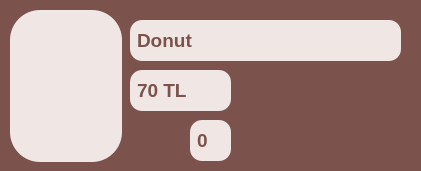
          <widget class="QGroupBox" name="gb_donut">
           <property name="minimumSize">
            <size>
             <width>421</width>
             <height>171</height>
            </size>
           </property>
           <property name="maximumSize">
            <size>
             <width>421</width>
             <height>171</height>
            </size>
           </property>
           <property name="styleSheet">
            <string notr="true">QGroupBox {
    background-color:  #7b524c;
    color: #7b524c;
    border-radius: 12px;
    font-size: 14pt;
    padding: 5px;
}</string>
           </property>
           <property name="title">
            <string>GroupBox</string>
           </property>
           <widget class="QLineEdit" name="le_urun_adi_donut_market">
            <property name="enabled">
             <bool>false</bool>
            </property>
            <property name="geometry">
             <rect>
              <x>130</x>
              <y>20</y>
              <width>271</width>
              <height>41</height>
             </rect>
            </property>
            <property name="font">
             <font>
              <pointsize>14</pointsize>
              <weight>75</weight>
              <bold>true</bold>
             </font>
            </property>
            <property name="styleSheet">
             <string notr="true">QLineEdit {
    background-color: #f0e6e4;
    color: #7b524c;
    border-radius: 12px;
    font-size: 14pt;
    padding: 5px;
	bond;
}</string>
            </property>
            <property name="text">
             <string>Donut</string>
            </property>
           </widget>
           <widget class="QLineEdit" name="le_urun_fiyati_donut_market">
            <property name="enabled">
             <bool>false</bool>
            </property>
            <property name="geometry">
             <rect>
              <x>130</x>
              <y>70</y>
              <width>101</width>
              <height>41</height>
             </rect>
            </property>
            <property name="font">
             <font>
              <pointsize>14</pointsize>
              <weight>75</weight>
              <bold>true</bold>
             </font>
            </property>
            <property name="styleSheet">
             <string notr="true">QLineEdit {
    background-color: #f0e6e4;
    color: #7b524c;
    border-radius: 12px;
    font-size: 14pt;
    padding: 5px;
	bond;
}</string>
            </property>
            <property name="text">
             <string>70 TL</string>
            </property>
           </widget>
           <widget class="QPushButton" name="btn_urun_adedi_eksiltme_donut_market">
            <property name="geometry">
             <rect>
              <x>130</x>
              <y>120</y>
              <width>51</width>
              <height>41</height>
             </rect>
            </property>
            <property name="styleSheet">
             <string notr="true">QPushButton {
    background-color: rgba(0, 0, 0, 0);
    border: none;
}</string>
            </property>
            <property name="text">
             <string/>
            </property>
            <property name="icon">
             <iconset>
              <normaloff>icon/minus.png</normaloff>icon/minus.png</iconset>
            </property>
            <property name="iconSize">
             <size>
              <width>40</width>
              <height>40</height>
             </size>
            </property>
           </widget>
           <widget class="QPushButton" name="btn_urun_adedi_arttirma_donut_market">
            <property name="geometry">
             <rect>
              <x>240</x>
              <y>120</y>
              <width>51</width>
              <height>41</height>
             </rect>
            </property>
            <property name="styleSheet">
             <string notr="true">QPushButton {
    background-color: rgba(0, 0, 0, 0);
    border: none;
}</string>
            </property>
            <property name="text">
             <string/>
            </property>
            <property name="icon">
             <iconset>
              <normaloff>icon/add.png</normaloff>icon/add.png</iconset>
            </property>
            <property name="iconSize">
             <size>
              <width>40</width>
              <height>40</height>
             </size>
            </property>
           </widget>
           <widget class="QLineEdit" name="le_urun_adedi_donut_market">
            <property name="enabled">
             <bool>false</bool>
            </property>
            <property name="geometry">
             <rect>
              <x>190</x>
              <y>120</y>
              <width>41</width>
              <height>41</height>
             </rect>
            </property>
            <property name="font">
             <font>
              <pointsize>14</pointsize>
              <weight>75</weight>
              <bold>true</bold>
             </font>
            </property>
            <property name="styleSheet">
             <string notr="true">QLineEdit {
    background-color: #f0e6e4;
    color: #7b524c;
    border-radius: 12px;
    font-size: 14pt;
    padding: 5px;
	bond;
}</string>
            </property>
            <property name="text">
             <string>0</string>
            </property>
           </widget>
           <widget class="QPushButton" name="btn_urun_arka_plani_donut_market">
            <property name="enabled">
             <bool>false</bool>
            </property>
            <property name="geometry">
             <rect>
              <x>10</x>
              <y>10</y>
              <width>112</width>
              <height>152</height>
             </rect>
            </property>
            <property name="minimumSize">
             <size>
              <width>0</width>
              <height>0</height>
             </size>
            </property>
            <property name="maximumSize">
             <size>
              <width>100000</width>
              <height>1000000</height>
             </size>
            </property>
            <property name="palette">
             <palette>
              <active>
               <colorrole role="WindowText">
                <brush brushstyle="SolidPattern">
                 <color alpha="255">
                  <red>252</red>
                  <green>237</green>
                  <blue>214</blue>
                 </color>
                </brush>
               </colorrole>
               <colorrole role="Button">
                <brush brushstyle="SolidPattern">
                 <color alpha="255">
                  <red>240</red>
                  <green>230</green>
                  <blue>228</blue>
                 </color>
                </brush>
               </colorrole>
               <colorrole role="Text">
                <brush brushstyle="SolidPattern">
                 <color alpha="255">
                  <red>252</red>
                  <green>237</green>
                  <blue>214</blue>
                 </color>
                </brush>
               </colorrole>
               <colorrole role="ButtonText">
                <brush brushstyle="SolidPattern">
                 <color alpha="255">
                  <red>252</red>
                  <green>237</green>
                  <blue>214</blue>
                 </color>
                </brush>
               </colorrole>
               <colorrole role="Base">
                <brush brushstyle="SolidPattern">
                 <color alpha="255">
                  <red>240</red>
                  <green>230</green>
                  <blue>228</blue>
                 </color>
                </brush>
               </colorrole>
               <colorrole role="Window">
                <brush brushstyle="SolidPattern">
                 <color alpha="255">
                  <red>240</red>
                  <green>230</green>
                  <blue>228</blue>
                 </color>
                </brush>
               </colorrole>
              </active>
              <inactive>
               <colorrole role="WindowText">
                <brush brushstyle="SolidPattern">
                 <color alpha="255">
                  <red>252</red>
                  <green>237</green>
                  <blue>214</blue>
                 </color>
                </brush>
               </colorrole>
               <colorrole role="Button">
                <brush brushstyle="SolidPattern">
                 <color alpha="255">
                  <red>240</red>
                  <green>230</green>
                  <blue>228</blue>
                 </color>
                </brush>
               </colorrole>
               <colorrole role="Text">
                <brush brushstyle="SolidPattern">
                 <color alpha="255">
                  <red>252</red>
                  <green>237</green>
                  <blue>214</blue>
                 </color>
                </brush>
               </colorrole>
               <colorrole role="ButtonText">
                <brush brushstyle="SolidPattern">
                 <color alpha="255">
                  <red>252</red>
                  <green>237</green>
                  <blue>214</blue>
                 </color>
                </brush>
               </colorrole>
               <colorrole role="Base">
                <brush brushstyle="SolidPattern">
                 <color alpha="255">
                  <red>240</red>
                  <green>230</green>
                  <blue>228</blue>
                 </color>
                </brush>
               </colorrole>
               <colorrole role="Window">
                <brush brushstyle="SolidPattern">
                 <color alpha="255">
                  <red>240</red>
                  <green>230</green>
                  <blue>228</blue>
                 </color>
                </brush>
               </colorrole>
              </inactive>
              <disabled>
               <colorrole role="WindowText">
                <brush brushstyle="SolidPattern">
                 <color alpha="255">
                  <red>252</red>
                  <green>237</green>
                  <blue>214</blue>
                 </color>
                </brush>
               </colorrole>
               <colorrole role="Button">
                <brush brushstyle="SolidPattern">
                 <color alpha="255">
                  <red>240</red>
                  <green>230</green>
                  <blue>228</blue>
                 </color>
                </brush>
               </colorrole>
               <colorrole role="Text">
                <brush brushstyle="SolidPattern">
                 <color alpha="255">
                  <red>252</red>
                  <green>237</green>
                  <blue>214</blue>
                 </color>
                </brush>
               </colorrole>
               <colorrole role="ButtonText">
                <brush brushstyle="SolidPattern">
                 <color alpha="255">
                  <red>252</red>
                  <green>237</green>
                  <blue>214</blue>
                 </color>
                </brush>
               </colorrole>
               <colorrole role="Base">
                <brush brushstyle="SolidPattern">
                 <color alpha="255">
                  <red>240</red>
                  <green>230</green>
                  <blue>228</blue>
                 </color>
                </brush>
               </colorrole>
               <colorrole role="Window">
                <brush brushstyle="SolidPattern">
                 <color alpha="255">
                  <red>240</red>
                  <green>230</green>
                  <blue>228</blue>
                 </color>
                </brush>
               </colorrole>
              </disabled>
             </palette>
            </property>
            <property name="font">
             <font>
              <family>Arial Black</family>
              <pointsize>16</pointsize>
              <weight>75</weight>
              <bold>true</bold>
             </font>
            </property>
            <property name="cursor">
             <cursorShape>ArrowCursor</cursorShape>
            </property>
            <property name="contextMenuPolicy">
             <enum>Qt::DefaultContextMenu</enum>
            </property>
            <property name="styleSheet">
             <string notr="true">QPushButton {
    background-color: #f0e6e4;
    border-radius: 30px;

}

</string>
            </property>
            <property name="text">
             <string/>
            </property>
           </widget>
           <widget class="QLabel" name="lb_urun_icon_donut_market">
            <property name="geometry">
             <rect>
              <x>10</x>
              <y>30</y>
              <width>111</width>
              <height>121</height>
             </rect>
            </property>
            <property name="styleSheet">
             <string notr="true">QLbel{
background-color: #f0e6e4;

}

</string>
            </property>
            <property name="text">
             <string/>
            </property>
            <property name="pixmap">
             <pixmap>icon/donut.png</pixmap>
            </property>
            <property name="scaledContents">
             <bool>true</bool>
            </property>
           </widget>
          </widget>
